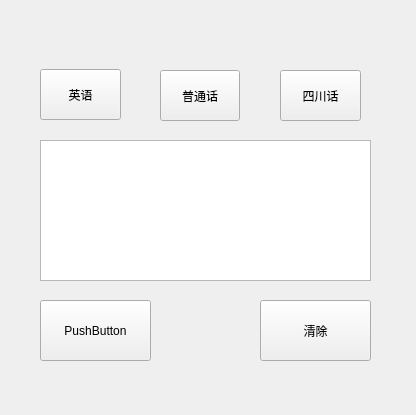
<?xml version="1.0" encoding="UTF-8"?>
<ui version="4.0">
 <class>Widget</class>
 <widget class="QWidget" name="Widget">
  <property name="geometry">
   <rect>
    <x>0</x>
    <y>0</y>
    <width>416</width>
    <height>415</height>
   </rect>
  </property>
  <property name="windowTitle">
   <string>Widget</string>
  </property>
  <widget class="QPushButton" name="pushButton">
   <property name="geometry">
    <rect>
     <x>40</x>
     <y>300</y>
     <width>111</width>
     <height>61</height>
    </rect>
   </property>
   <property name="text">
    <string>PushButton</string>
   </property>
  </widget>
  <widget class="QPushButton" name="clearButton">
   <property name="geometry">
    <rect>
     <x>260</x>
     <y>300</y>
     <width>111</width>
     <height>61</height>
    </rect>
   </property>
   <property name="text">
    <string>清除</string>
   </property>
  </widget>
  <widget class="QTextEdit" name="textEdit">
   <property name="geometry">
    <rect>
     <x>40</x>
     <y>140</y>
     <width>331</width>
     <height>141</height>
    </rect>
   </property>
  </widget>
  <widget class="QPushButton" name="EnglishButton">
   <property name="geometry">
    <rect>
     <x>40</x>
     <y>69</y>
     <width>81</width>
     <height>51</height>
    </rect>
   </property>
   <property name="text">
    <string>英语</string>
   </property>
  </widget>
  <widget class="QPushButton" name="ChineseButton">
   <property name="geometry">
    <rect>
     <x>160</x>
     <y>70</y>
     <width>80</width>
     <height>51</height>
    </rect>
   </property>
   <property name="text">
    <string>普通话</string>
   </property>
  </widget>
  <widget class="QPushButton" name="pushButton_4">
   <property name="geometry">
    <rect>
     <x>280</x>
     <y>70</y>
     <width>81</width>
     <height>51</height>
    </rect>
   </property>
   <property name="text">
    <string>四川话</string>
   </property>
  </widget>
 </widget>
 <resources/>
 <connections/>
</ui>
